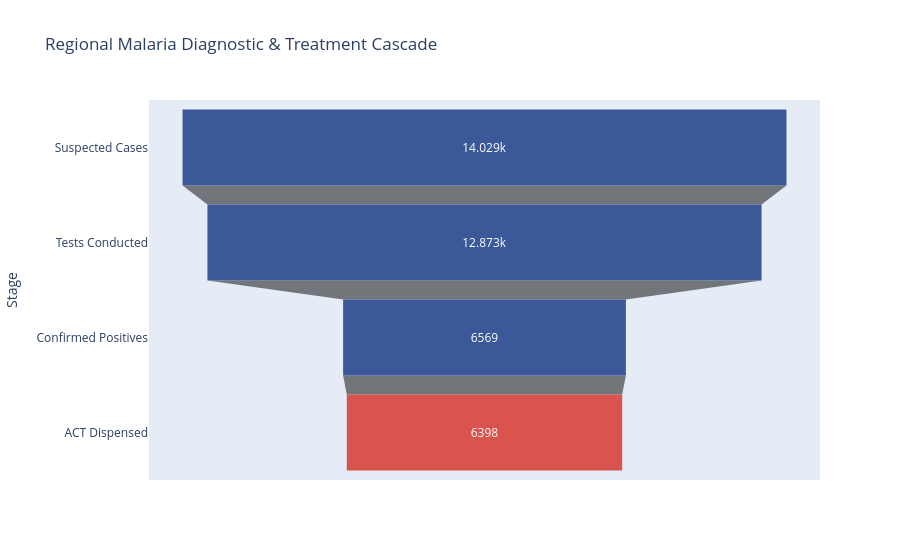
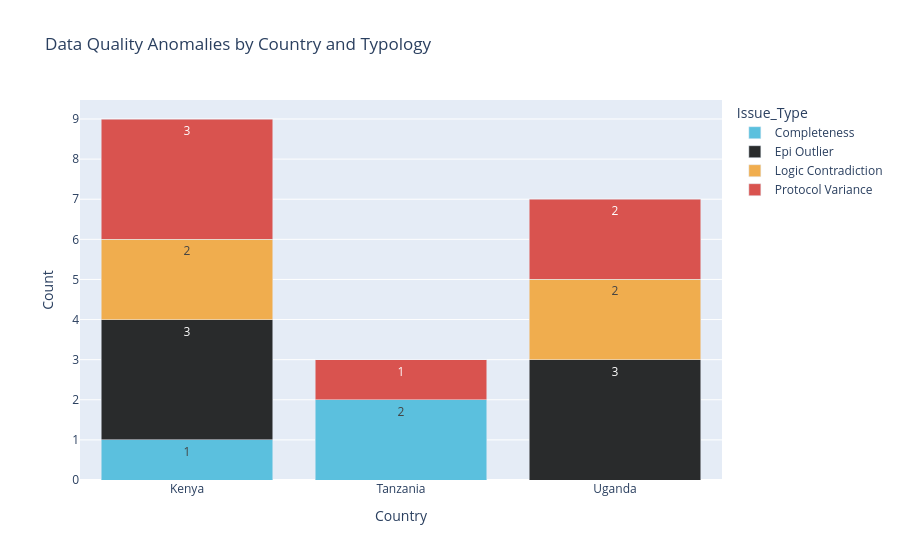
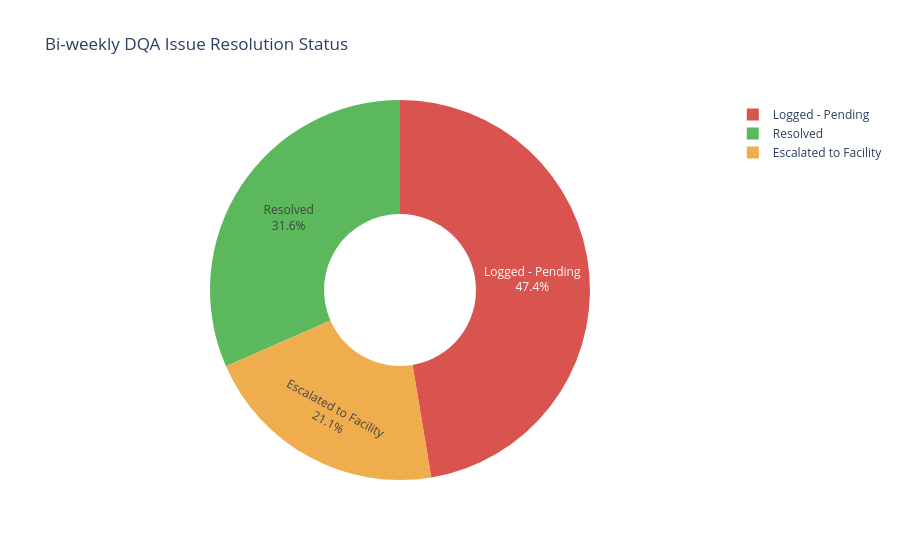

Notebook code for these charts, in order:
### Markdown cell above
## 1. DQA Logic Validation & Interactive Visualizations
The following engine runs the data through 4 logic gates (Completeness, Logic Contradiction, Protocol Variance, Epidemiological Outlier) and renders interactive Plotly dashboards.

### Code cell
### 2. DQA Logic Validation

import pandas as pd
import numpy as np
import plotly.express as px
import plotly.graph_objects as go
from datetime import datetime
import random

# 1. LOAD DATA & RUN DQA ENGINE (To generate the issue log for our visuals)
df = pd.read_csv('regional_malaria_data.csv')
issue_log = []

for index, row in df.iterrows():
    facility = row['facility_id']
    country = row['country']
    
    # Gate 1: Completeness
    if pd.isna(row['tests_conducted']):
        issue_log.append({'Country': country, 'Issue_Type': 'Completeness', 'Status': 'Logged - Pending'})
        continue
        
    # Gate 2: Logic Contradiction
    if row['positive_cases'] > row['tests_conducted']:
        issue_log.append({'Country': country, 'Issue_Type': 'Logic Contradiction', 'Status': 'Escalated to Facility'})
        
    # Gate 3: Protocol Variance
    if row['act_dispensed'] > (row['positive_cases'] * 1.05):
        issue_log.append({'Country': country, 'Issue_Type': 'Protocol Variance', 'Status': 'Resolved'})
        
    # Gate 4: Epidemiological Outlier (Positivity > 85%)
    if (row['positive_cases'] / row['tests_conducted']) > 0.85:
         issue_log.append({'Country': country, 'Issue_Type': 'Epi Outlier', 'Status': 'Logged - Pending'})

issues_df = pd.DataFrame(issue_log)

# ==========================================
# VISUAL 1: The Diagnostic Cascade Funnel
# Highlights clinical protocol variances (e.g., ACT dispensed > Positives)
# ==========================================

# Aggregate regional totals
cascade_data = dict(
    Stage=['Suspected Cases', 'Tests Conducted', 'Confirmed Positives', 'ACT Dispensed'],
    Count=[
        df['suspected_malaria'].sum(),
        df['tests_conducted'].sum(),
        df['positive_cases'].sum(),
        df['act_dispensed'].sum()
    ]
)

fig1 = px.funnel(
    cascade_data, x='Count', y='Stage',
    title='Regional Malaria Diagnostic & Treatment Cascade',
    labels={'Count': 'Total Patients'}
)
# Update colors to highlight the protocol variance at the bottom of the funnel
fig1.update_traces(marker=dict(color=['#3b5998', '#3b5998', '#3b5998', '#d9534f']))
fig1.show()

# ==========================================
# VISUAL 2: DQA Error Severity by Country
# Shows executives exactly which region needs intervention
# ==========================================

error_counts = issues_df.groupby(['Country', 'Issue_Type']).size().reset_index(name='Count')

fig2 = px.bar(
    error_counts, x='Country', y='Count', color='Issue_Type',
    title='Data Quality Anomalies by Country and Typology',
    text='Count', barmode='stack',
    color_discrete_map={
        'Protocol Variance': '#d9534f', # Red for severe clinical issues
        'Logic Contradiction': '#f0ad4e', # Orange 
        'Completeness': '#5bc0de',
        'Epi Outlier': '#292b2c'
    }
)
fig2.show()

# ==========================================
# VISUAL 3: DQA Audit Resolution Status
# Proves you track remediation, not just error spotting
# ==========================================

status_counts = issues_df['Status'].value_counts().reset_index()
status_counts.columns = ['Status', 'Count']

fig3 = px.pie(
    status_counts, values='Count', names='Status', hole=0.4,
    title='Bi-weekly DQA Issue Resolution Status',
    color='Status',
    color_discrete_map={
        'Resolved': '#5cb85c', 
        'Escalated to Facility': '#f0ad4e',
        'Logged - Pending': '#d9534f'
    }
)
fig3.update_traces(textposition='inside', textinfo='percent+label')
fig3.show()

### Figure 1 — Plotly figure (JSON) as saved in the notebook; plotly's stock layout.template omitted (floating-point values rounded to 4 significant figures)
{"data": [{"hovertemplate": "Total Patients=%{x}<br>Stage=%{y}<extra></extra>", "legendgroup": "", "marker": {"color": ["#3b5998", "#3b5998", "#3b5998", "#d9534f"]}, "name": "", "orientation": "h", "showlegend": false, "type": "funnel", "x": [14030.0, 12870.0, 6569.0, 6398.0], "xaxis": "x", "y": ["Suspected Cases", "Tests Conducted", "Confirmed Positives", "ACT Dispensed"], "yaxis": "y"}], "layout": {"legend": {"tracegroupgap": 0}, "title": {"text": "Regional Malaria Diagnostic & Treatment Cascade"}, "xaxis": {"anchor": "y", "domain": [0, 1], "title": {"text": "Total Patients"}}, "yaxis": {"anchor": "x", "domain": [0, 1], "title": {"text": "Stage"}}}}

### Figure 2 — Plotly figure (JSON) as saved in the notebook; plotly's stock layout.template omitted (floating-point values rounded to 4 significant figures)
{"data": [{"hovertemplate": "Issue_Type=Completeness<br>Country=%{x}<br>Count=%{text}<extra></extra>", "legendgroup": "Completeness", "marker": {"color": "#5bc0de", "pattern": {"shape": ""}}, "name": "Completeness", "orientation": "v", "showlegend": true, "text": [1.0, 2.0], "textposition": "auto", "type": "bar", "x": ["Kenya", "Tanzania"], "xaxis": "x", "y": [1, 2], "yaxis": "y"}, {"hovertemplate": "Issue_Type=Epi Outlier<br>Country=%{x}<br>Count=%{text}<extra></extra>", "legendgroup": "Epi Outlier", "marker": {"color": "#292b2c", "pattern": {"shape": ""}}, "name": "Epi Outlier", "orientation": "v", "showlegend": true, "text": [3.0, 3.0], "textposition": "auto", "type": "bar", "x": ["Kenya", "Uganda"], "xaxis": "x", "y": [3, 3], "yaxis": "y"}, {"hovertemplate": "Issue_Type=Logic Contradiction<br>Country=%{x}<br>Count=%{text}<extra></extra>", "legendgroup": "Logic Contradiction", "marker": {"color": "#f0ad4e", "pattern": {"shape": ""}}, "name": "Logic Contradiction", "orientation": "v", "showlegend": true, "text": [2.0, 2.0], "textposition": "auto", "type": "bar", "x": ["Kenya", "Uganda"], "xaxis": "x", "y": [2, 2], "yaxis": "y"}, {"hovertemplate": "Issue_Type=Protocol Variance<br>Country=%{x}<br>Count=%{text}<extra></extra>", "legendgroup": "Protocol Variance", "marker": {"color": "#d9534f", "pattern": {"shape": ""}}, "name": "Protocol Variance", "orientation": "v", "showlegend": true, "text": [3.0, 1.0, 2.0], "textposition": "auto", "type": "bar", "x": ["Kenya", "Tanzania", "Uganda"], "xaxis": "x", "y": [3, 1, 2], "yaxis": "y"}], "layout": {"barmode": "stack", "legend": {"title": {"text": "Issue_Type"}, "tracegroupgap": 0}, "title": {"text": "Data Quality Anomalies by Country and Typology"}, "xaxis": {"anchor": "y", "domain": [0, 1], "title": {"text": "Country"}}, "yaxis": {"anchor": "x", "domain": [0, 1], "title": {"text": "Count"}}}}

### Figure 3 — Plotly figure (JSON) as saved in the notebook; plotly's stock layout.template omitted (floating-point values rounded to 4 significant figures)
{"data": [{"customdata": [["Logged - Pending"], ["Resolved"], ["Escalated to Facility"]], "domain": {"x": [0, 1], "y": [0, 1]}, "hole": 0.4, "hovertemplate": "Status=%{customdata[0]}<br>Count=%{value}<extra></extra>", "labels": ["Logged - Pending", "Resolved", "Escalated to Facility"], "legendgroup": "", "marker": {"colors": ["#d9534f", "#5cb85c", "#f0ad4e"]}, "name": "", "showlegend": true, "textinfo": "percent+label", "textposition": "inside", "type": "pie", "values": [9, 6, 4]}], "layout": {"legend": {"tracegroupgap": 0}, "title": {"text": "Bi-weekly DQA Issue Resolution Status"}}}
